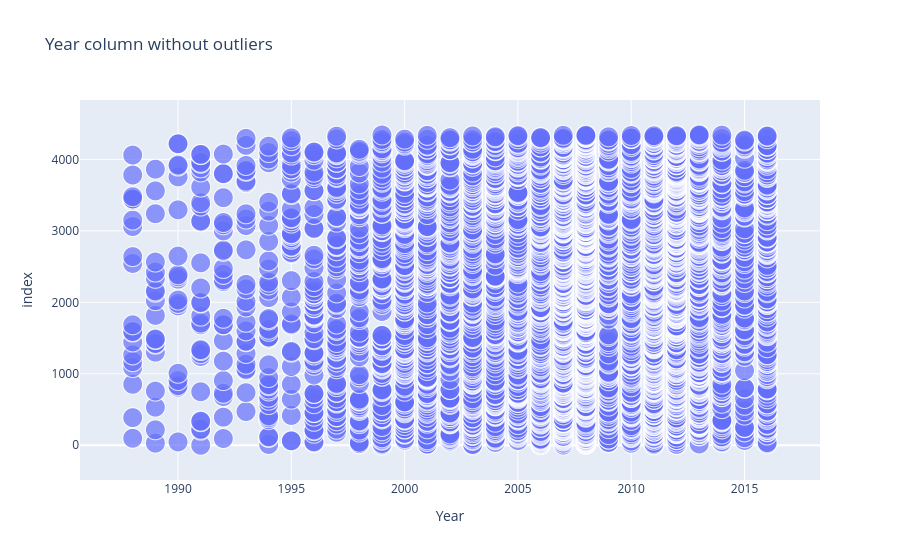

The code cell stored with this chart in its notebook:
### Code cell
# Removing outliers of the Year column because older cars are more pricy than current cars
q = df['Year'].quantile(0.01)
df = df[df['Year']>q]
px.scatter(df,'Year', size='Year', title="Year column without outliers")

### Figure 1 — Plotly figure (JSON) as saved in the notebook; plotly's stock layout.template omitted (floating-point values rounded to 4 significant figures; data arrays with more than 128 entries replaced by an {"elided": "..."} marker saying what was removed)
{"data": [{"hovertemplate": "Year=%{marker.size}<br>index=%{y}<extra></extra>", "legendgroup": "", "marker": {"color": "#636efa", "size": {"elided": "3826 int values"}, "sizemode": "area", "sizeref": 5.04, "symbol": "circle"}, "mode": "markers", "name": "", "showlegend": false, "type": "scattergl", "x": {"elided": "3826 int values"}, "xaxis": "x", "y": {"elided": "3826 int values"}, "yaxis": "y"}], "layout": {"legend": {"itemsizing": "constant", "tracegroupgap": 0}, "title": {"text": "Year column without outliers"}, "xaxis": {"anchor": "y", "domain": [0, 1], "title": {"text": "Year"}}, "yaxis": {"anchor": "x", "domain": [0, 1], "title": {"text": "index"}}}}
